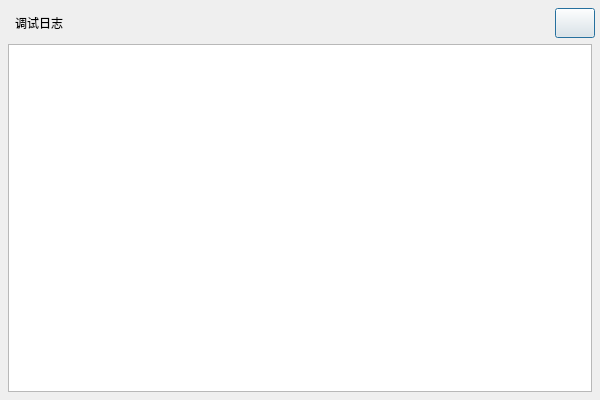
<?xml version="1.0" encoding="UTF-8"?>
<ui version="4.0">
 <class>AxisDebugLogWindow</class>
 <widget class="QDialog" name="AxisDebugLogWindow">
  <property name="geometry">
   <rect>
    <x>0</x>
    <y>0</y>
    <width>600</width>
    <height>400</height>
   </rect>
  </property>
  <property name="windowTitle">
   <string>Dialog</string>
  </property>
  <layout class="QGridLayout" name="gridLayout">
   <property name="leftMargin">
    <number>5</number>
   </property>
   <property name="topMargin">
    <number>5</number>
   </property>
   <property name="rightMargin">
    <number>5</number>
   </property>
   <property name="bottomMargin">
    <number>5</number>
   </property>
   <item row="0" column="0">
    <widget class="QWidget" name="widgetTitle" native="true">
     <layout class="QHBoxLayout" name="horizontalLayout">
      <property name="leftMargin">
       <number>10</number>
      </property>
      <property name="topMargin">
       <number>3</number>
      </property>
      <property name="rightMargin">
       <number>0</number>
      </property>
      <property name="bottomMargin">
       <number>0</number>
      </property>
      <item>
       <widget class="QLabel" name="lblTitle">
        <property name="text">
         <string>调试日志</string>
        </property>
       </widget>
      </item>
      <item>
       <spacer name="horizontalSpacer">
        <property name="orientation">
         <enum>Qt::Horizontal</enum>
        </property>
        <property name="sizeHint" stdset="0">
         <size>
          <width>40</width>
          <height>20</height>
         </size>
        </property>
       </spacer>
      </item>
      <item>
       <widget class="QPushButton" name="btnMenu_Close">
        <property name="minimumSize">
         <size>
          <width>30</width>
          <height>30</height>
         </size>
        </property>
        <property name="text">
         <string/>
        </property>
       </widget>
      </item>
     </layout>
    </widget>
   </item>
   <item row="1" column="0">
    <widget class="QWidget" name="widget" native="true">
     <layout class="QGridLayout" name="gridLayout_2">
      <property name="leftMargin">
       <number>3</number>
      </property>
      <property name="topMargin">
       <number>0</number>
      </property>
      <property name="rightMargin">
       <number>3</number>
      </property>
      <property name="bottomMargin">
       <number>3</number>
      </property>
      <item row="0" column="0">
       <widget class="QTextBrowser" name="tbLog"/>
      </item>
     </layout>
    </widget>
   </item>
  </layout>
 </widget>
 <resources/>
 <connections/>
</ui>
